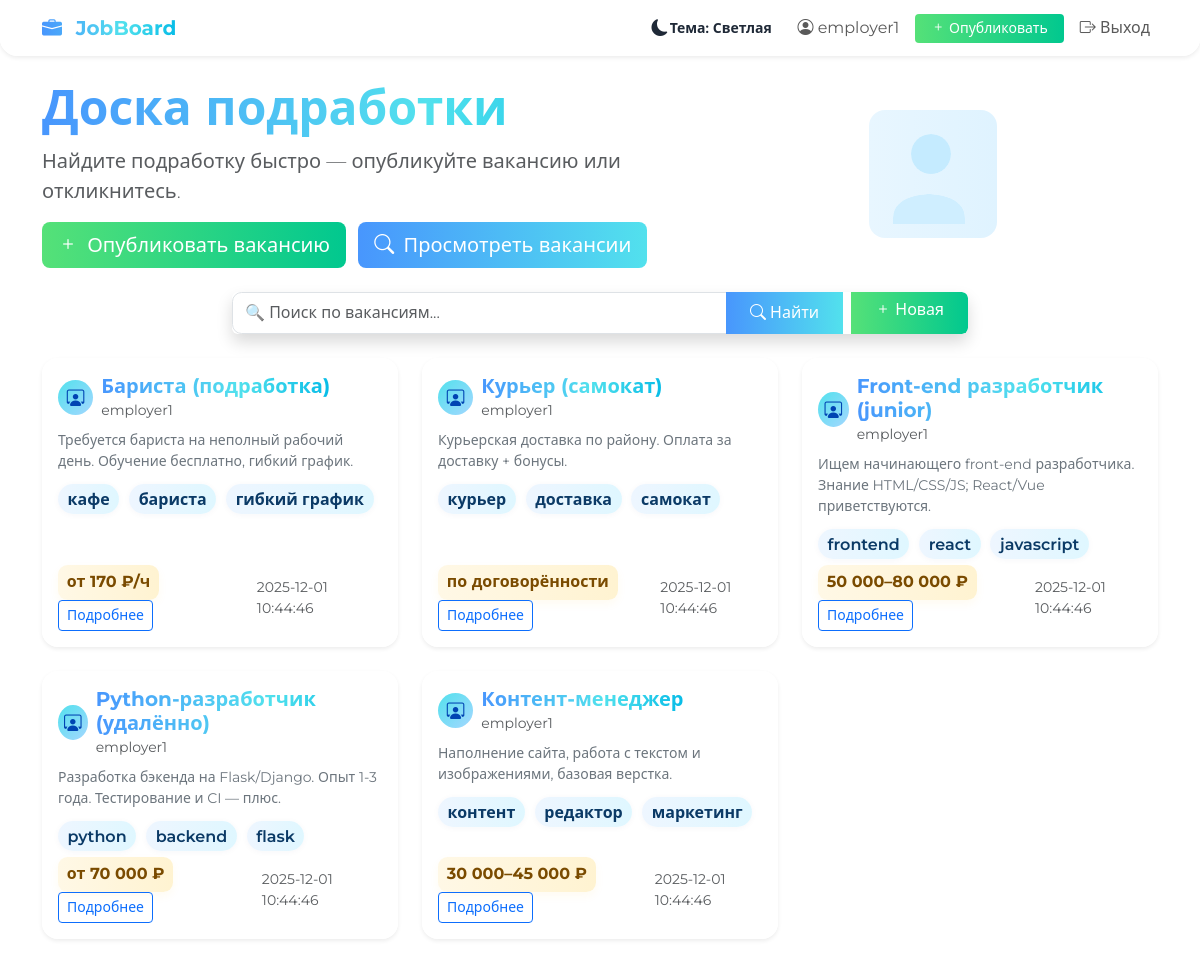
The page / (signed in) on the database its author committed.
### tables this page shows
CREATE TABLE users (
    id INTEGER PRIMARY KEY AUTOINCREMENT,
    username TEXT UNIQUE NOT NULL,
    password TEXT NOT NULL,
    is_employer INTEGER DEFAULT 0,
    email TEXT,
    avatar TEXT,
    about TEXT
);

CREATE TABLE jobs (
    id INTEGER PRIMARY KEY AUTOINCREMENT,
    author_id INTEGER,
    title TEXT NOT NULL,
    description TEXT NOT NULL,
    tags TEXT,
    salary TEXT,
    created TIMESTAMP DEFAULT CURRENT_TIMESTAMP,
    FOREIGN KEY (author_id) REFERENCES users(id)
);

### app.py (the view)
@app.route('/')
def index():
    q = request.args.get('q', '').strip()
    if q:
        like = f'%{q}%'
        jobs = query_db(
            "SELECT jobs.*, users.username as author FROM jobs LEFT JOIN users ON jobs.author_id = users.id "
            "WHERE jobs.title LIKE ? OR jobs.description LIKE ? ORDER BY jobs.created DESC",
            (like, like)
        )
    else:
        jobs = query_db(
            "SELECT jobs.*, users.username as author FROM jobs LEFT JOIN users ON jobs.author_id = users.id ORDER BY jobs.created DESC"
        )
    return render_template('index.html', jobs=jobs, search=q)

### app.py (called while the page is built)
def get_db():
    db = getattr(g, '_database', None)
    if db is None:
        db = g._database = sqlite3.connect(app.config['DATABASE'])
        db.row_factory = sqlite3.Row
    return db

@app.teardown_appcontext
def close_connection(exception):
    db = getattr(g, '_database', None)
    if db is not None:
        db.close()

def query_db(query, args=(), one=False):
    cur = get_db().execute(query, args)
    rv = cur.fetchall()
    cur.close()
    return (rv[0] if rv else None) if one else rv

def current_user():
    if 'user_id' in session:
        return query_db('SELECT * FROM users WHERE id = ?', (session['user_id'],), one=True)
    return None

@app.context_processor
def inject_user():
    return {'user': current_user()}

### templates/index.html (shortened to what this page needs)
{% extends 'base.html' %}
{% block content %}
<div class="row align-items-center mb-4">
  <div class="col-lg-7">
    <h1 class="display-5 fw-bold text-gradient">Доска подработки</h1>
    <p class="lead text-muted">Найдите подработку быстро — опубликуйте вакансию или откликнитесь.</p>
    <div class="mt-3">
      {% if user and user['is_employer'] %}
        <a href="{{ url_for('add_job') }}" class="btn btn-success btn-lg me-2"><i class="bi bi-plus me-1"></i> Опубликовать вакансию</a>
      {% else %}
        <a href="{{ url_for('register') }}" class="btn btn-success btn-lg me-2"><i class="bi bi-person-plus me-1"></i> Зарегистрироваться</a>
      {% endif %}
      <a href="#jobs" class="btn btn-primary btn-lg"><i class="bi bi-search me-1"></i> Просмотреть вакансии</a>
    </div>
  </div>
  <div class="col-lg-5 text-center d-none d-lg-block">
    <img src="{{ url_for('static', filename='avatar-default.svg') }}" alt="hero" class="img-fluid" style="max-width:320px;">
  </div>
</div>
<div class="row mb-4 justify-content-center">
  <div class="col-lg-8">
    <form class="input-group shadow rounded overflow-hidden" method="get" autocomplete="off">
      <input name="q" value="{{ search }}" type="search" class="form-control py-2" placeholder="🔍 Поиск по вакансиям...">
      <button class="btn btn-primary px-4" type="submit"><i class="bi bi-search"></i> Найти</button>
      {% if user and user['is_employer'] %}
      <a href="{{ url_for('add_job') }}" class="btn btn-success ms-2 px-4 d-none d-md-inline-block"><i class="bi bi-plus"></i> Новая</a>
      {% endif %}
    </form>
  </div>
</div>
{% if jobs %}
<div class="row g-4">
  {% for job in jobs %}
  <div class="col-md-6 col-lg-4">
    <div class="card shadow-sm bg-glass h-100 animate__animated animate__fadeInUp">
      <div class="card-body d-flex flex-column">
        <div class="d-flex align-items-center mb-2">
          <div class="code-circle me-2"><i class="bi bi-person-workspace"></i></div>
          <div>
            <h5 class="mb-0 fw-bold text-gradient">{{ job['title'] }}</h5>
            <small class="text-muted">{{ job['author'] or 'Аноним' }}</small>
          </div>
        </div>
        <p class="card-text text-secondary mb-3 small">{{ job['description'][:140] ~ ('...' if job['description']|length > 140 else '') }}</p>
        {% if job['tags'] %}
          <div class="mb-2">
            {% for t in job['tags'].split(',') %}
              <span class="badge-job">{{ t.strip() }}</span>
            {% endfor %}
          </div>
        {% endif %}
        <div class="mt-auto d-flex justify-content-between align-items-center">
          <div>
            {% if job['salary'] %}<span class="salary-pill me-2">{{ job['salary'] }}</span>{% endif %}
            <a href="{{ url_for('job_detail', job_id=job['id']) }}" class="btn btn-outline-primary btn-sm">Подробнее</a>
          </div>
          <div class="text-muted small">{{ job['created'] }}</div>
        </div>
      </div>
    </div>
  </div>
  {% endfor %}
</div>
{% else %}
  <div class="alert alert-secondary text-center mt-5 bg-glass">Пока вакансий нет — добавьте первую!</div>
{% endif %}
{% endblock %}

### templates/base.html (shortened to what this page needs)
<!DOCTYPE html>
<html lang="ru">
<head>
    <link href="https://cdn.jsdelivr.net/npm/bootstrap@5.3.2/dist/css/bootstrap.min.css" rel="stylesheet">
    <link href="https://cdn.jsdelivr.net/npm/bootstrap-icons@1.11.1/font/bootstrap-icons.css" rel="stylesheet">
    <link href="https://cdnjs.cloudflare.com/ajax/libs/animate.css/4.1.1/animate.min.css" rel="stylesheet">
    <link href="{{ url_for('static', filename='style.css') }}" rel="stylesheet">
</head>
<body class="gradient-bg">
<nav class="navbar navbar-expand-lg bg-glass shadow-sm mb-4">
    <div class="container">
        <a class="navbar-brand fw-bold text-gradient" href="{{ url_for('index') }}"><i class="bi bi-briefcase-fill me-2"></i> JobBoard</a>
        <div class="collapse navbar-collapse" id="navMenu">
            <ul class="navbar-nav ms-auto align-items-center">
                <li class="nav-item me-2 d-flex align-items-center">
                    <button id="theme-toggle" class="btn theme-toggle-btn d-flex align-items-center" title="Переключить тему" aria-label="Toggle theme">
                        <i id="theme-toggle-icon" class="bi bi-moon-fill me-2"></i>
                        <span id="theme-toggle-label" class="small">Тема: Светлая</span>
                    </button>
                </li>
                {% if user %}
                    <li class="nav-item me-2"><a class="nav-link" href="{{ url_for('profile', username=user['username']) }}"><i class="bi bi-person-circle"></i> {{ user['username'] }}</a></li>
                    {% if user['is_employer'] %}
                        <li class="nav-item me-2"><a class="btn btn-success btn-sm px-3" href="{{ url_for('add_job') }}"><i class="bi bi-plus"></i> Опубликовать</a></li>
                    {% endif %}
                    <li class="nav-item"><a class="nav-link" href="{{ url_for('logout') }}"><i class="bi bi-box-arrow-right"></i> Выход</a></li>
                {% else %}
                    <li class="nav-item"><a class="nav-link" href="{{ url_for('login') }}"><i class="bi bi-box-arrow-in-right"></i> Вход</a></li>
                    <li class="nav-item"><a class="nav-link" href="{{ url_for('register') }}"><i class="bi bi-person-plus"></i> Регистрация</a></li>
                {% endif %}
            </ul>
        </div>
    </div>
</nav>
<div class="container pb-5">
    {% block content %}{% endblock %}
</div>
</body>
</html>

### static/style.css (style rules this page uses)
:root { --bg-gradient-1: #438cff; --bg-gradient-2: #37bbff; --bg-gradient-3: #e0f4ff; --text-default: #1f2937; --glass-bg: rgba(255,255,255,0.96); --card-radius: 1.1rem; --card-shadow: 0 2px 28px rgba(86,132,255,0.14); --primary-1: #4896fd; --primary-2: #52e1ed; --accent: #07bce7; --success-1: #55e178; --success-2: #01c88f; }
body { font-family: 'Montserrat', 'Segoe UI', Arial, sans-serif; background: linear-gradient(120deg,var(--bg-gradient-1) 0%, var(--bg-gradient-2) 60%, var(--bg-gradient-3) 100%); min-height: 100vh; color: var(--text-default); }
.gradient-bg { background: none !important; }
.bg-glass { background: var(--glass-bg) !important; border-radius: var(--card-radius); box-shadow: var(--card-shadow); backdrop-filter: blur(4px); }
.navbar { border-radius: 0 0 1.1rem 1.1rem; margin-bottom: 1.5rem; }
.card { border: none; border-radius: 1rem; }
.code-circle { width: 2.2rem; height: 2.2rem; border-radius: 50%; display:flex;align-items:center;justify-content:center; background: linear-gradient(135deg,var(--primary-2),#a4d7ff); color:#0044b3;font-size:1.1rem; }
.text-gradient { background: linear-gradient(90deg,var(--primary-1),var(--primary-2) 60%,var(--accent) 100%); -webkit-background-clip: text; background-clip: text; color: transparent; font-weight: 700; }
input.form-control, textarea.form-control { border-radius: .6rem; }
.btn-primary { background: linear-gradient(90deg,var(--primary-1),var(--primary-2)); border: none; }
.btn-success { background: linear-gradient(90deg,var(--success-1),var(--success-2)); border: none; }
.badge-job { background: linear-gradient(90deg,#eef6ff,#dff7ff); color: #0b3a66; border-radius: 999px; padding: .35rem .6rem; font-weight: 600; box-shadow: 0 1px 6px rgba(5,45,90,0.04); margin-right: .35rem; }
.salary-pill { display:inline-block; background: linear-gradient(90deg,#fff8e6,#fff3d1); color:#7a4b00; padding:.35rem .55rem; border-radius: .6rem; font-weight:700; box-shadow: 0 4px 10px rgba(250,180,20,0.06); }
.card { transition: transform .22s ease, box-shadow .22s ease; }
.badge-job { transition: transform .18s ease, box-shadow .18s ease, opacity .18s ease; cursor:default; }
.code-circle { transition: transform .18s ease, box-shadow .18s ease; }
.theme-toggle-btn { border: none; background: transparent; color: inherit; }
.theme-toggle-btn .bi { font-size: 1.05rem; vertical-align: middle; }
.theme-toggle-btn { padding: .25rem .6rem; border-radius: .6rem; background: rgba(255,255,255,0.04); }
#theme-toggle-icon { transition: transform .35s ease; display:inline-block; }
.theme-toggle-btn .small { font-weight:600; margin-left: .1rem; }

### rows shown on the page
users: username "employer1"
jobs: username "employer1", description "Требуется бариста на неполный рабочий день. Обучение бесплатно, гибкий график.", strip "кафе" "бариста" "гибкий график", salary "от 170 ₽/ч", created "2025-12-01 10:44:46"
jobs: username "employer1", description "Курьерская доставка по району. Оплата за доставку + бонусы.", strip "курьер" "доставка" "самокат", salary "по договорённости", created "2025-12-01 10:44:46"
jobs: username "employer1", description "Ищем начинающего front-end разработчика. Знание HTML/CSS/JS; React/Vue приветствуются.", strip "frontend" "react" "javascript", salary "50 000–80 000 ₽", created "2025-12-01 10:44:46"
jobs: username "employer1", description "Разработка бэкенда на Flask/Django. Опыт 1-3 года. Тестирование и CI — плюс.", strip "python" "backend" "flask", salary "от 70 000 ₽", created "2025-12-01 10:44:46"
jobs: username "employer1", description "Наполнение сайта, работа с текстом и изображениями, базовая верстка.", strip "контент" "редактор" "маркетинг", salary "30 000–45 000 ₽", created "2025-12-01 10:44:46"
